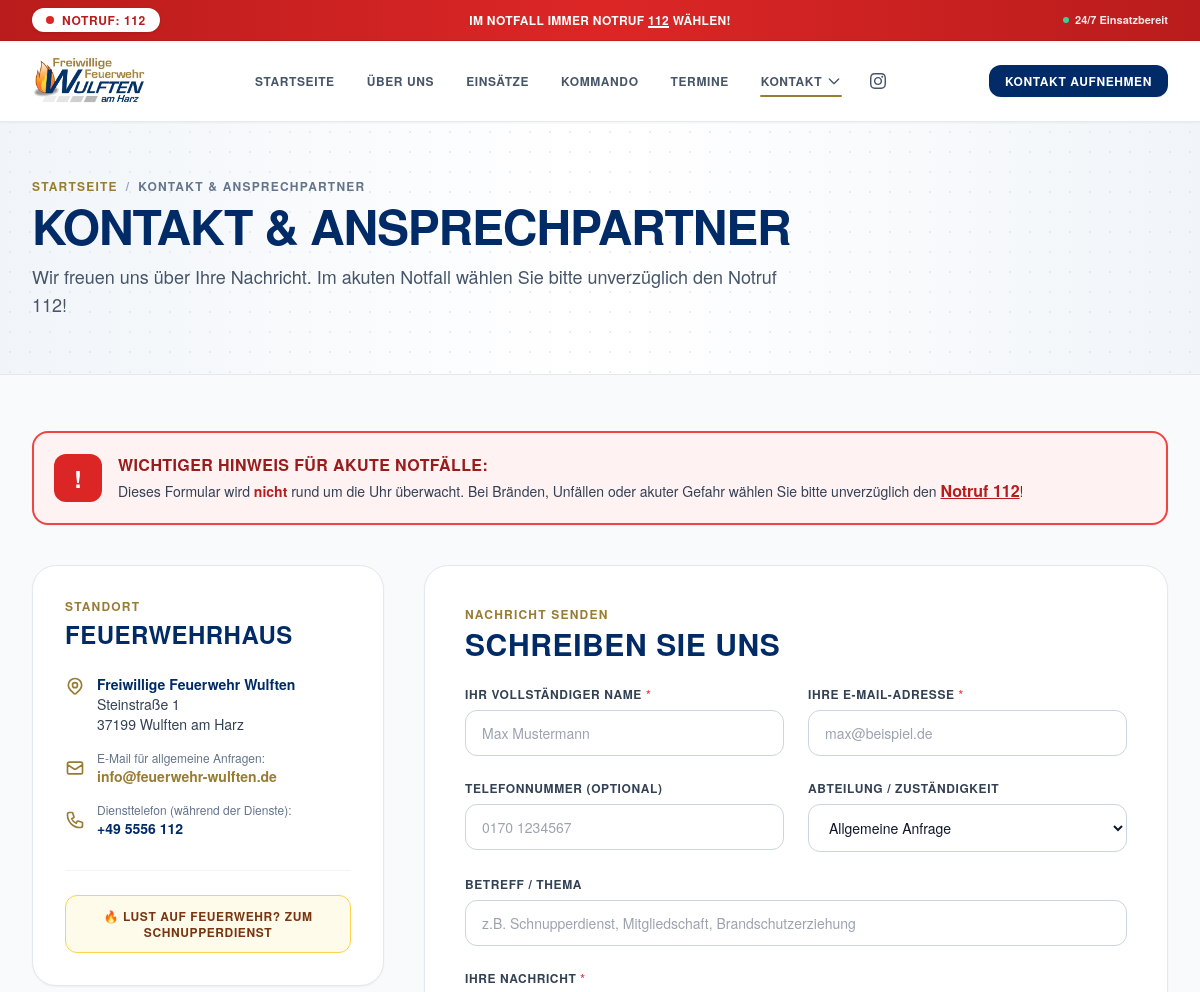
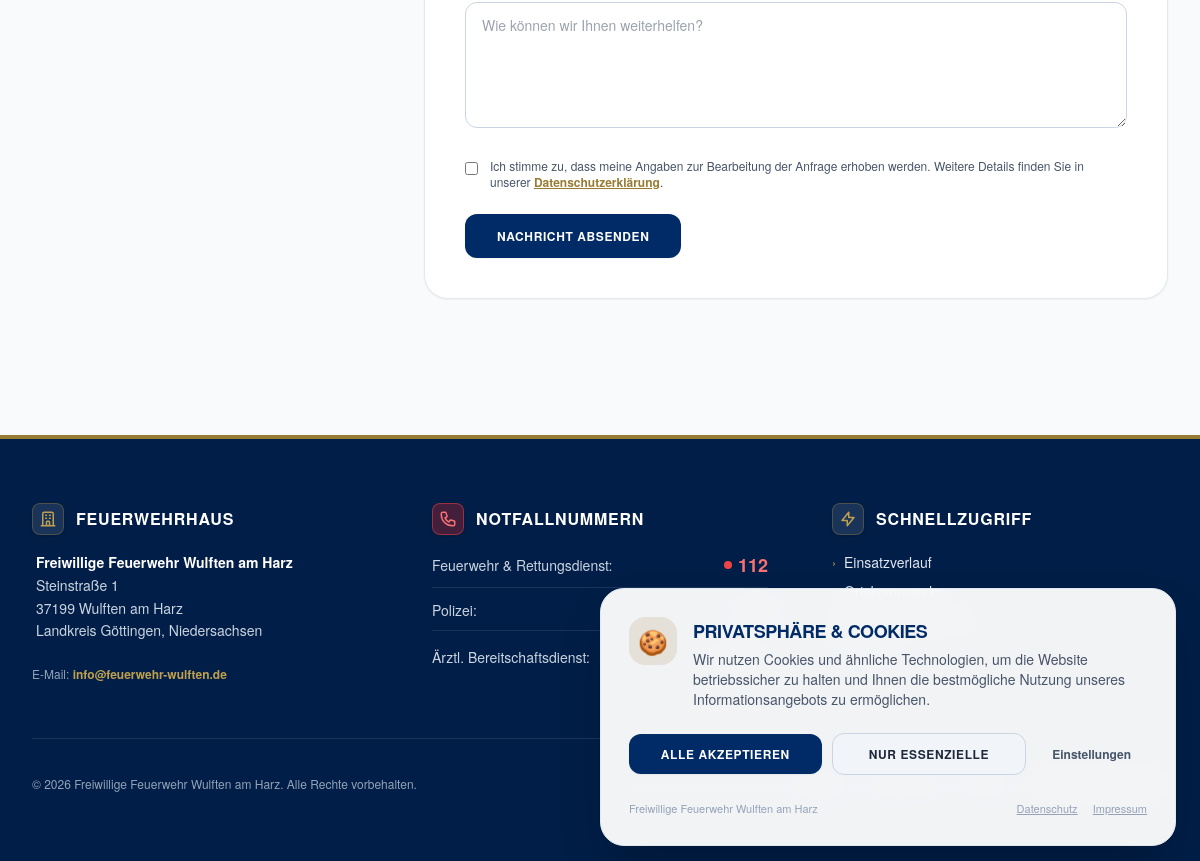
Screenshot of /kontakt.php with the database file from the repository (2 pictures, top to bottom).
### tables this page shows
CREATE TABLE seiten_seo (
    id INTEGER PRIMARY KEY AUTOINCREMENT,
    slug VARCHAR(50) NOT NULL UNIQUE,
    page_title VARCHAR(150) NOT NULL,
    meta_description VARCHAR(255) NOT NULL,
    keywords VARCHAR(255),
    banner_title VARCHAR(150),
    banner_intro TEXT,
    og_image VARCHAR(255),
    updated_at DATETIME DEFAULT CURRENT_TIMESTAMP
);

CREATE TABLE system_settings (
    setting_key VARCHAR(50) PRIMARY KEY,
    setting_value TEXT NOT NULL,
    updated_at DATETIME DEFAULT CURRENT_TIMESTAMP
);

### src/Helpers.php (called while the page is built, shortened)
<?php
function e(?string $value): string {
    return htmlspecialchars($value ?? '', ENT_QUOTES | ENT_SUBSTITUTE, 'UTF-8');
}
function getSetting(string $key, string $default = ''): string {
    try {
        $db = Database::getConnection();
        $stmt = $db->prepare('SELECT setting_value FROM system_settings WHERE setting_key = ?');
        $stmt->execute([$key]);
        $val = $stmt->fetchColumn();
        return ($val !== false) ? (string)$val : $default;
    } catch (Throwable $t) {
        return $default;
    }
}
function getPageSeo(string $slug): array {
    try {
        $db = Database::getConnection();
        $stmt = $db->prepare('SELECT * FROM seiten_seo WHERE slug = ? LIMIT 1');
        $stmt->execute([$slug]);
        $row = $stmt->fetch();
        if ($row) {
            return $row;
        }
    } catch (Throwable $t) {}
    return [
        'slug' => $slug,
        'page_title' => 'Freiwillige Feuerwehr Wulften am Harz',
        'meta_description' => 'Offizielle Webseite der Freiwilligen Feuerwehr Wulften am Harz',
        'keywords' => 'Feuerwehr Wulften am Harz, Notruf 112',
        'banner_title' => 'FF Wulften am Harz',
        'banner_intro' => 'Ehrenamtlich und verlässlich im Einsatz für unsere Gemeinde.'
    ];
}

### kontakt.php (the view, shortened to what this page needs)
<?php
require_once __DIR__ . '/src/Helpers.php';
$seo = getPageSeo('kontakt');
require_once __DIR__ . '/includes/header.php';
require_once __DIR__ . '/includes/banner.php';
?>
<div class="max-w-7xl mx-auto px-4 sm:px-6 lg:px-8 py-14">
  <div class="mb-10 p-5 rounded-2xl bg-red-50 border-2 border-red-500 text-slate-800 shadow-sm flex items-center gap-4">
    <div class="w-12 h-12 rounded-xl bg-red-600 flex items-center justify-center text-white flex-shrink-0 font-extrabold text-2xl animate-pulse">
      !
    </div>
    <div>
      <h3 class="text-base font-extrabold uppercase tracking-wide text-red-800">
        Wichtiger Hinweis für akute Notfälle:
      </h3>
      <p class="text-xs sm:text-sm text-slate-700 mt-0.5 font-light">
        Dieses Formular wird <strong class="text-red-700 font-bold">nicht</strong> rund um die Uhr überwacht. Bei Bränden, Unfällen oder akuter Gefahr wählen Sie bitte unverzüglich den <strong class="text-red-700 underline text-base font-extrabold">Notruf 112</strong>!
      </p>
    </div>
  </div>
  <div class="grid grid-cols-1 lg:grid-cols-3 gap-10">
    <div class="space-y-6">
      <div class="light-panel rounded-3xl p-8 border border-slate-200 shadow-sm">
        <span class="text-xs font-bold text-sand uppercase tracking-widest block mb-1">Standort</span>
        <h3 class="text-2xl font-bold uppercase text-navy mb-6">Feuerwehrhaus</h3>
        <div class="space-y-4 text-sm text-slate-700 font-light">
          <div class="flex items-start gap-3">
            <div>
              <strong class="text-navy block font-semibold">Freiwillige Feuerwehr Wulften</strong>
              Steinstraße 1<br>
              37199 Wulften am Harz
            </div>
          </div>
          <div class="flex items-center gap-3">
            <svg class="w-5 h-5 text-sand flex-shrink-0" fill="none" stroke="currentColor" viewBox="0 0 24 24"><path stroke-linecap="round" stroke-linejoin="round" stroke-width="2" d="M3 8l7.89 5.26a2 2 0 002.22 0L21 8M5 19h14a2 2 0 002-2V7a2 2 0 00-2-2H5a2 2 0 00-2 2v10a2 2 0 002 2z"/></svg>
            <div>
              <span class="text-xs text-slate-500 block">E-Mail für allgemeine Anfragen:</span>
              <a href="mailto:<?= e(getSetting('contact_email', 'info@feuerwehr-wulften.de')) ?>" class="text-sand font-bold hover:underline">
                <?= e(getSetting('contact_email', 'info@feuerwehr-wulften.de')) ?>
              </a>
            </div>
          </div>
          <div class="flex items-center gap-3">
            <div>
              <span class="text-xs text-slate-500 block">Diensttelefon (während der Dienste):</span>
              <span class="text-navy font-semibold">+49 5556 112</span>
            </div>
          </div>
        </div>
        <div class="mt-8 pt-6 border-t border-slate-100">
          <a href="/schnupperdienst.php" class="block w-full text-center py-3 rounded-xl bg-amber-50 text-amber-900 border border-amber-300 hover:bg-amber-100 font-bold uppercase tracking-wider text-xs transition">
            🔥 Lust auf Feuerwehr? Zum Schnupperdienst
          </a>
        </div>
      </div>
    </div>
    <div class="lg:col-span-2">
      <div class="light-panel rounded-3xl p-8 sm:p-10 border border-slate-200 shadow-sm">
        <span class="text-xs font-bold text-sand uppercase tracking-widest block mb-1">Nachricht senden</span>
        <h3 class="text-2xl sm:text-3xl font-extrabold uppercase text-navy mb-6">
          Schreiben Sie uns
        </h3>
        <form action="/api/submit_form.php" method="POST" class="ajax-form space-y-6">
          <div class="grid grid-cols-1 sm:grid-cols-2 gap-6">
            <div>
              <label for="name" class="block text-xs font-bold uppercase tracking-wider text-slate-700 mb-2">
                Ihr vollständiger Name <span class="text-red-500">*</span>
              </label>
              <input type="text" id="name" name="name" required placeholder="Max Mustermann" class="light-input w-full rounded-xl px-4 py-3 text-sm font-medium">
            </div>
            <div>
              <label for="email" class="block text-xs font-bold uppercase tracking-wider text-slate-700 mb-2">
                Ihre E-Mail-Adresse <span class="text-red-500">*</span>
              </label>
              <input type="email" id="email" name="email" required placeholder="max@beispiel.de" class="light-input w-full rounded-xl px-4 py-3 text-sm font-medium">
            </div>
          </div>
          <div class="grid grid-cols-1 sm:grid-cols-2 gap-6">
            <div>
              <label for="phone" class="block text-xs font-bold uppercase tracking-wider text-slate-700 mb-2">
                Telefonnummer (optional)
              </label>
              <input type="tel" id="phone" name="phone" placeholder="0170 1234567" class="light-input w-full rounded-xl px-4 py-3 text-sm font-medium">
            </div>
            <div>
              <label for="abteilung" class="block text-xs font-bold uppercase tracking-wider text-slate-700 mb-2">
                Abteilung / Zuständigkeit
              </label>
              <select id="abteilung" name="abteilung" class="light-input w-full rounded-xl px-4 py-3 text-sm font-medium">
                <option value="Allgemein">Allgemeine Anfrage</option>
              </select>
            </div>
          </div>
          <div>
            <label for="topic" class="block text-xs font-bold uppercase tracking-wider text-slate-700 mb-2">
              Betreff / Thema
            </label>
            <input type="text" id="topic" name="topic" placeholder="z.B. Schnupperdienst, Mitgliedschaft, Brandschutzerziehung" class="light-input w-full rounded-xl px-4 py-3 text-sm font-medium">
          </div>
          <div>
            <label for="message" class="block text-xs font-bold uppercase tracking-wider text-slate-700 mb-2">
              Ihre Nachricht <span class="text-red-500">*</span>
            </label>
            <textarea id="message" name="message" rows="5" required placeholder="Wie können wir Ihnen weiterhelfen?" class="light-input w-full rounded-xl px-4 py-3 text-sm font-medium resize-y"></textarea>
          </div>
          <div class="flex items-start gap-3 text-xs text-slate-600">
            <input type="checkbox" id="privacy" required class="mt-1 rounded border-slate-300 text-sand focus:ring-sand">
            <label for="privacy">
              Ich stimme zu, dass meine Angaben zur Bearbeitung der Anfrage erhoben werden. Weitere Details finden Sie in unserer <a href="/datenschutz.php" class="text-sand font-bold underline" target="_blank">Datenschutzerklärung</a>.
            </label>
          </div>
          <div>
            <button type="submit" class="w-full sm:w-auto px-8 py-3.5 rounded-xl bg-navy hover:bg-navy-dark text-white font-extrabold uppercase tracking-wider text-xs transition shadow-sm">
              Nachricht absenden
            </button>
          </div>
        </form>
      </div>
    </div>
  </div>
</div>
<?php require_once __DIR__ . '/includes/footer.php'; ?>

### includes/banner.php (shortened to what this page needs)
<?php
$bannerTitle = $bannerTitle ?? ($seo['banner_title'] ?? 'FF Wulften am Harz');
$bannerIntro = $bannerIntro ?? ($seo['banner_intro'] ?? 'Ehrenamtlich und verlässlich im Einsatz für die Bürgerinnen und Bürger.');
?>
<section class="relative py-12 sm:py-14 bg-gradient-to-r from-slate-100 via-white to-slate-100 border-b border-slate-200 overflow-hidden">
  <div class="absolute inset-0 opacity-40 bg-[radial-gradient(#cbd5e1_1px,transparent_1px)] [background-size:20px_20px] pointer-events-none"></div>
  <div class="relative max-w-7xl mx-auto px-4 sm:px-6 lg:px-8">
    <div class="max-w-3xl">
      <div class="flex items-center gap-2 text-xs font-bold text-sand uppercase tracking-widest mb-2">
        <a href="/index.php" class="hover:text-navy transition">Startseite</a>
        <span class="text-slate-400">/</span>
        <span class="text-slate-500 font-semibold"><?= e($bannerTitle) ?></span>
      </div>
      <h1 class="text-3xl sm:text-4xl lg:text-5xl font-extrabold uppercase text-navy tracking-tight leading-tight mb-3">
        <?= e($bannerTitle) ?>
      </h1>
      <p class="text-slate-600 text-sm sm:text-base lg:text-lg leading-relaxed font-light">
        <?= e($bannerIntro) ?>
      </p>
    </div>
  </div>
</section>

### includes/footer.php (shortened to what this page needs)
  </main>
  <footer class="bg-[#001e47] text-slate-200 mt-20 relative border-t-4 border-sand">
    <div class="max-w-7xl mx-auto px-4 sm:px-6 lg:px-8 py-16">
      <div class="grid grid-cols-1 md:grid-cols-3 gap-12 lg:gap-16">
        <div class="space-y-4">
          <div class="flex items-center gap-3">
            <div class="w-8 h-8 rounded-lg bg-white/10 border border-sand/40 flex items-center justify-center p-1.5 shadow">
              <svg class="w-full h-full text-sand-light" fill="none" stroke="currentColor" viewBox="0 0 24 24">
                <path stroke-linecap="round" stroke-linejoin="round" stroke-width="2" d="M19 21V5a2 2 0 00-2-2H7a2 2 0 00-2 2v16m14 0h2m-2 0h-5m-9 0H3m2 0h5M9 7h1m-1 4h1m4-4h1m-1 4h1m-5 10v-5a1 1 0 011-1h2a1 1 0 011 1v5m-4 0h4"/>
              </svg>
            </div>
            <h4 class="text-white font-bold text-base uppercase tracking-wider">Feuerwehrhaus</h4>
          </div>
          <address class="not-italic text-sm text-slate-300 leading-relaxed pl-1">
            <strong class="text-white block font-semibold">Freiwillige Feuerwehr Wulften am Harz</strong>
            Steinstraße 1<br>
            37199 Wulften am Harz<br>
            Landkreis Göttingen, Niedersachsen
          </address>
          <div class="pt-2 text-xs text-slate-400">
            <span>E-Mail: </span>
            <a href="mailto:<?= e(getSetting('contact_email', 'info@feuerwehr-wulften.de')) ?>" class="text-sand-light hover:underline font-semibold">
              <?= e(getSetting('contact_email', 'info@feuerwehr-wulften.de')) ?>
            </a>
          </div>
        </div>
        <div class="space-y-4">
          <div class="flex items-center gap-3">
            <div class="w-8 h-8 rounded-lg bg-red-600/30 border border-red-500/50 flex items-center justify-center p-1.5 shadow">
            </div>
            <h4 class="text-white font-bold text-base uppercase tracking-wider">Notfallnummern</h4>
          </div>
          <ul class="space-y-2.5 text-sm">
            <li class="flex items-center justify-between border-b border-white/10 pb-2">
              <span class="text-slate-300">Feuerwehr & Rettungsdienst:</span>
              <a href="tel:112" class="font-extrabold text-red-400 hover:underline text-lg flex items-center gap-1.5">
                <span class="w-2 h-2 rounded-full bg-red-500 animate-ping"></span>
                112
              </a>
            </li>
            <li class="flex items-center justify-between border-b border-white/10 pb-2">
              <span class="text-slate-300">Polizei:</span>
              <a href="tel:110" class="font-bold text-white hover:underline text-base">110</a>
            </li>
            <li class="flex items-center justify-between pt-1">
              <span class="text-slate-300">Ärztl. Bereitschaftsdienst:</span>
              <a href="tel:116117" class="font-bold text-sand-light hover:underline text-base">116 117</a>
            </li>
          </ul>
        </div>
        <div class="space-y-4">
          <div class="flex items-center gap-3">
            <div class="w-8 h-8 rounded-lg bg-white/10 border border-sand/40 flex items-center justify-center p-1.5 shadow">
              <svg class="w-full h-full text-sand-light" fill="none" stroke="currentColor" viewBox="0 0 24 24">
                <path stroke-linecap="round" stroke-linejoin="round" stroke-width="2" d="M13 10V3L4 14h7v7l9-11h-7z"/>
              </svg>
            </div>
            <h4 class="text-white font-bold text-base uppercase tracking-wider">Schnellzugriff</h4>
          </div>
          <ul class="space-y-2 text-sm">
            <li>
              <a href="/einsaetze.php" class="hover:text-sand-light transition inline-flex items-center gap-2">
                <span class="text-sand-light text-xs">&rsaquo;</span> Einsatzverlauf
              </a>
            </li>
            <li>
              <a href="/kommando.php" class="hover:text-sand-light transition inline-flex items-center gap-2">
                <span class="text-sand-light text-xs">&rsaquo;</span> Ortskommando
              </a>
            </li>
            <li>
              <a href="/schnupperdienst.php" class="text-sand-light font-bold hover:text-white transition inline-flex items-center gap-2">
                <span>🔥</span> Schnupperdienst
              </a>
            </li>
            <li>
              <a href="/kontakt.php" class="hover:text-sand-light transition inline-flex items-center gap-2">
                <span class="text-sand-light text-xs">&rsaquo;</span> Kontakt
              </a>
            </li>
          </ul>
        </div>
      </div>
      <div class="mt-14 pt-8 border-t border-white/10 flex flex-col sm:flex-row items-center justify-between text-xs text-slate-400 gap-4">
        <div>
          &copy; 2026 Freiwillige Feuerwehr Wulften am Harz. Alle Rechte vorbehalten.
        </div>
        <div class="flex items-center space-x-6">
          <a href="/impressum.php" class="hover:text-slate-200 transition">Impressum</a>
          <a href="/datenschutz.php" class="hover:text-slate-200 transition">Datenschutz</a>
          <button type="button" onclick="if(window.openCookieSettingsModal){window.openCookieSettingsModal();}" class="hover:text-slate-200 transition">
          </button>
          <a href="/admin/login.php" class="text-sand-light hover:text-white font-semibold transition flex items-center gap-1.5 py-1 px-3 rounded-lg border border-sand/40 bg-white/5">
            <span>Interner Bereich</span>
          </a>
        </div>
      </div>
    </div>
  </footer>
  <?php require_once __DIR__ . '/cookie_banner.php'; ?>
</body>
</html>

### rows the page displays
seiten_seo: banner_intro "Wir freuen uns über Ihre Nachricht. Im akuten Notfall wählen Sie bitte unverzüglich den Notruf 112!"
system_settings: setting_value "info@feuerwehr-wulften.de"

### other values shown
$bannerTitle "KONTAKT & ANSPRECHPARTNER"
